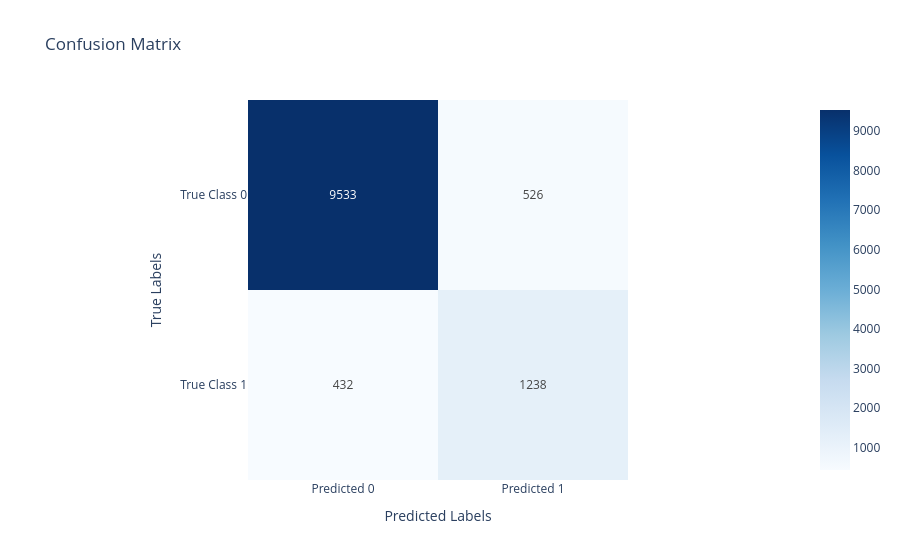

Source (notebook cell):
### Code cell
dt_visualizer.plot_confusion_matrix()

### Figure 1 — Plotly figure (JSON) as saved in the notebook; plotly's stock layout.template omitted (floating-point values rounded to 4 significant figures)
{"data": [{"coloraxis": "coloraxis", "name": "0", "texttemplate": "%{z}", "x": ["Predicted 0", "Predicted 1"], "y": ["True Class 0", "True Class 1"], "z": [[9533, 526], [432, 1238]], "type": "heatmap", "xaxis": "x", "yaxis": "y", "hovertemplate": "x: %{x}<br>y: %{y}<br>color: %{z}<extra></extra>"}], "layout": {"xaxis": {"anchor": "y", "domain": [0.0, 1.0], "scaleanchor": "y", "constrain": "domain", "title": {"text": "Predicted Labels"}}, "yaxis": {"anchor": "x", "domain": [0.0, 1.0], "autorange": "reversed", "constrain": "domain", "title": {"text": "True Labels"}}, "coloraxis": {"colorscale": [[0.0, "rgb(247,251,255)"], [0.125, "rgb(222,235,247)"], [0.25, "rgb(198,219,239)"], [0.375, "rgb(158,202,225)"], [0.5, "rgb(107,174,214)"], [0.625, "rgb(66,146,198)"], [0.75, "rgb(33,113,181)"], [0.875, "rgb(8,81,156)"], [1.0, "rgb(8,48,107)"]]}, "title": {"text": "Confusion Matrix"}, "showlegend": false}}
